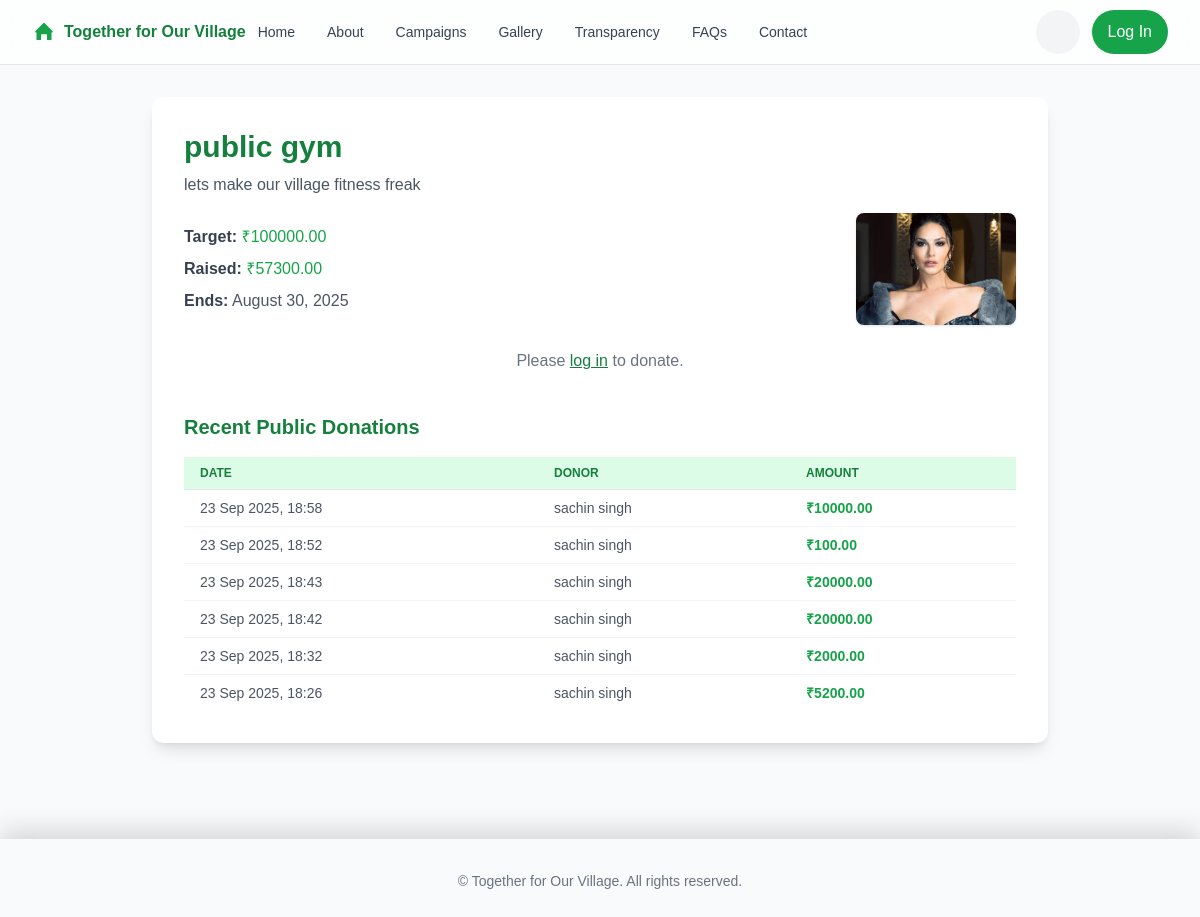
The app's page /campaigns/1/, older data.
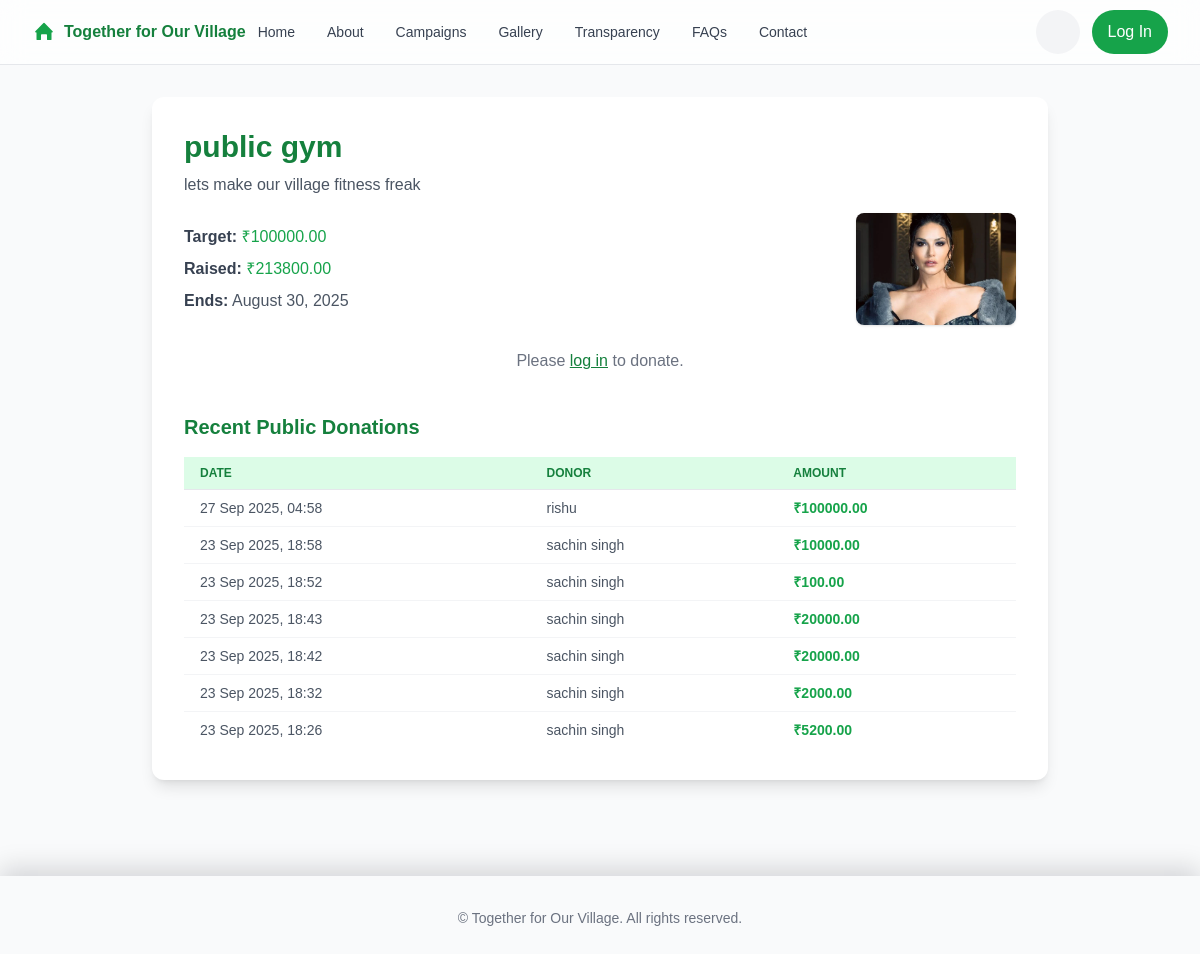
The same page, newer data.
### features/models.py (models this page shows, shortened)
class Campaign(models.Model):
    title = models.CharField(max_length=200)
    description = models.TextField()
    target_amount = models.DecimalField(max_digits=10, decimal_places=2)
    collected_amount = models.DecimalField(max_digits=10, decimal_places=2, default=0)
    start_date = models.DateField()
    end_date = models.DateField()
    is_active = models.BooleanField(default=True)
    created_at = models.DateTimeField(auto_now_add=True)
    image = models.ImageField(upload_to="campaign_images/", null=True, blank=True)

class Donation(models.Model):
    PAYMENT_METHODS = [
        ("CASH", "Cash"),
        ("UPI", "UPI"),
        ("BANK_TRANSFER", "Bank Transfer"),
    ]
    STATUS_CHOICES = [
        ("PENDING", "Pending"),
        ("COMPLETED", "Completed"),
        ("FAILED", "Failed"),
    ]
    donor = models.ForeignKey(settings.AUTH_USER_MODEL, on_delete=models.CASCADE)
    campaign = models.ForeignKey(Campaign, on_delete=models.CASCADE)
    amount = models.DecimalField(max_digits=10, decimal_places=2)
    payment_method = models.CharField(max_length=20, choices=PAYMENT_METHODS)
    transaction_id = models.CharField(max_length=100, blank=True, null=True)
    status = models.CharField(max_length=20, choices=STATUS_CHOICES, default="PENDING")
    donation_date = models.DateTimeField(auto_now_add=True)
    anonymous = models.BooleanField(default=False)
    message = models.TextField(blank=True, null=True)

### accounts/models.py (models this page shows, shortened)
class CustomUser(AbstractUser):
    username = None
    email = models.EmailField(unique=True)
    full_name = models.CharField(max_length=255)
    is_active = models.BooleanField(default=False)
    failed_login_attempts = models.IntegerField(default=0)
    last_failed_login = models.DateTimeField(null=True, blank=True)
    USERNAME_FIELD = "email"
    REQUIRED_FIELDS = ["full_name"]
    objects = CustomUserManager()

### features/views.py (the view)
# urls.py: path("campaigns/<int:campaign_id>/", views.campaign_detail, name="campaign_detail"),
def campaign_detail(request, campaign_id):
    campaign = get_object_or_404(Campaign, pk=campaign_id)
    donations = Donation.objects.filter(
        campaign=campaign, status="COMPLETED"
    ).order_by("-donation_date")[:10]
    user_has_donated = False
    if request.user.is_authenticated:
        user_has_donated = Donation.objects.filter(
            campaign=campaign,
            donor=request.user,
            status="COMPLETED"
        ).exists()
    context = {
        "campaign": campaign,
        "donations": donations,
        "form": DonationForm() if request.user.is_authenticated else None,
        "user_has_donated": user_has_donated,
    }
    return render(request, "features/campaign_detail.html", context)

### features/templates/features/campaign_detail.html (shortened to what the changed rows need)
{% extends 'features/base.html' %}
{% block content %}
<div class="container mx-auto px-4 sm:px-6 py-4 sm:py-8">
    <div class="max-w-4xl mx-auto bg-white dark:bg-gray-800 rounded-xl shadow-lg p-4 sm:p-6 lg:p-8">
        <h1 class="text-2xl sm:text-3xl font-bold text-green-700 dark:text-green-400 mb-2">{{ campaign.title }}</h1>
        <p class="text-gray-600 dark:text-gray-300 mb-4 text-sm sm:text-base">{{ campaign.description }}</p>
        <div class="mb-6 flex flex-col lg:flex-row lg:items-center lg:justify-between gap-4">
            <div class="space-y-2">
                <div class="text-sm sm:text-base">
                    <span class="font-semibold text-gray-700 dark:text-gray-300">Target:</span>
                    <span class="text-green-600 dark:text-green-400">₹{{ campaign.target_amount }}</span>
                </div>
                <div class="text-sm sm:text-base">
                    <span class="font-semibold text-gray-700 dark:text-gray-300">Raised:</span>
                    <span class="text-green-600 dark:text-green-400">₹{{ campaign.collected_amount }}</span>
                </div>
                <div class="text-sm sm:text-base">
                    <span class="font-semibold text-gray-700 dark:text-gray-300">Ends:</span>
                    <span class="text-gray-600 dark:text-gray-400">{{ campaign.end_date|date:'F j, Y' }}</span>
                </div>
            </div>
            {% if campaign.image %}
            <img src="{{ campaign.image.url }}" alt="{{ campaign.title }}"
                class="w-full max-w-xs lg:w-40 lg:h-28 object-cover rounded-lg shadow mx-auto lg:mx-0">
            {% endif %}
        </div>
        {% if user.is_authenticated %}
        <div class="mb-6 sm:mb-8">
            <h2 class="text-lg sm:text-xl font-semibold text-green-700 dark:text-green-400 mb-3 sm:mb-4">Make a Donation
            </h2>
            <form method="post" action="{% url 'features:make_donation' campaign.id %}" class="space-y-4">
                {% csrf_token %}
                <div class="grid grid-cols-1 sm:grid-cols-2 gap-4">
                    {% for field in form %}
                    <div class="sm:col-span-2">
                        <label for="{{ field.id_for_label }}"
                            class="block text-sm font-medium text-gray-700 dark:text-gray-300 mb-1">
                            {{ field.label }}
                        </label>
                        {{ field }}
                        {% if field.errors %}
                        <div class="text-red-500 text-xs mt-1">{{ field.errors.0 }}</div>
                        {% endif %}
                    </div>
                    {% endfor %}
                </div>
                <button type="submit"
                    class="w-full sm:w-auto bg-green-600 hover:bg-green-700 text-white font-bold py-3 px-6 rounded-full transition-colors text-sm sm:text-base">Donate</button>
            </form>
        </div>
        <div class="mb-6 sm:mb-8 bg-blue-50 dark:bg-blue-900/20 rounded-lg p-4 sm:p-6">
            <div class="flex flex-col sm:flex-row sm:items-center sm:justify-between gap-4">
                <div>
                    <h3 class="text-lg font-semibold text-blue-700 dark:text-blue-400 mb-2">
                        <i class="fas fa-download mr-2"></i>Download Donations List
                    </h3>
                    <p class="text-sm text-blue-600 dark:text-blue-300">
                        Download a complete list of all donations made to this campaign in Excel format.
                    </p>
                </div>
                <div>
                    <a href="{% url 'features:download_campaign_donations' campaign.id %}"
                       class="inline-flex items-center justify-center px-6 py-3 bg-blue-600 hover:bg-blue-700 text-white font-bold rounded-lg transition-colors text-sm">
                        <i class="fas fa-file-excel mr-2"></i>Download Excel File
                    </a>
                </div>
            </div>
        </div>
        {% else %}
        <div class="mb-6 sm:mb-8 text-center text-gray-500 dark:text-gray-400">
            <p class="text-sm sm:text-base">Please  to donate.</p>
        </div>
        {% endif %}
        <div class="mt-8 sm:mt-10">
            <h2 class="text-lg sm:text-xl font-semibold text-green-700 dark:text-green-400 mb-3 sm:mb-4">Recent Public
                Donations</h2>
            <div class="overflow-x-auto">
                <table class="min-w-full divide-y divide-gray-200 dark:divide-gray-700">
                    <thead class="bg-green-100 dark:bg-green-900">
                        <tr>
                            <th
                                class="px-3 sm:px-4 py-2 text-left text-xs font-semibold text-green-700 dark:text-green-400 uppercase">
                                Date</th>
                            <th
                                class="px-3 sm:px-4 py-2 text-left text-xs font-semibold text-green-700 dark:text-green-400 uppercase">
                                Donor</th>
                            <th
                                class="px-3 sm:px-4 py-2 text-left text-xs font-semibold text-green-700 dark:text-green-400 uppercase">
                                Amount</th>
                        </tr>
                    </thead>
                    <tbody class="bg-white dark:bg-gray-800 divide-y divide-gray-100 dark:divide-gray-700">
                        {% for donation in donations %}
                        <tr>
                            <td
                                class="px-3 sm:px-4 py-2 whitespace-nowrap text-xs sm:text-sm text-gray-600 dark:text-gray-300">
                                {{ donation.donation_date|date:'d M Y, H:i' }}</td>
                            <td
                                class="px-3 sm:px-4 py-2 whitespace-nowrap text-xs sm:text-sm text-gray-600 dark:text-gray-300">
                                {{ donation.donor.full_name }}</td>
                            <td
                                class="px-3 sm:px-4 py-2 whitespace-nowrap text-xs sm:text-sm font-semibold text-green-600 dark:text-green-400">
                                ₹{{ donation.amount }}</td>
                        </tr>
                        {% empty %}
                        <tr>
                            <td colspan="3"
                                class="text-center py-6 sm:py-8 text-gray-500 dark:text-gray-400 text-sm sm:text-base">
                                No public donations yet.</td>
                        </tr>
                        {% endfor %}
                    </tbody>
                </table>
            </div>
        </div>
    </div>
</div>
{% endblock %}

Row changes from the older to the newer data that the page shows:
changed Campaign "public gym": collected_amount "57300.00" → "213800.00"
added Donation: donation_date "27 Sep 2025, 04:58", donor.full_name "rishu", amount "100000.00"
